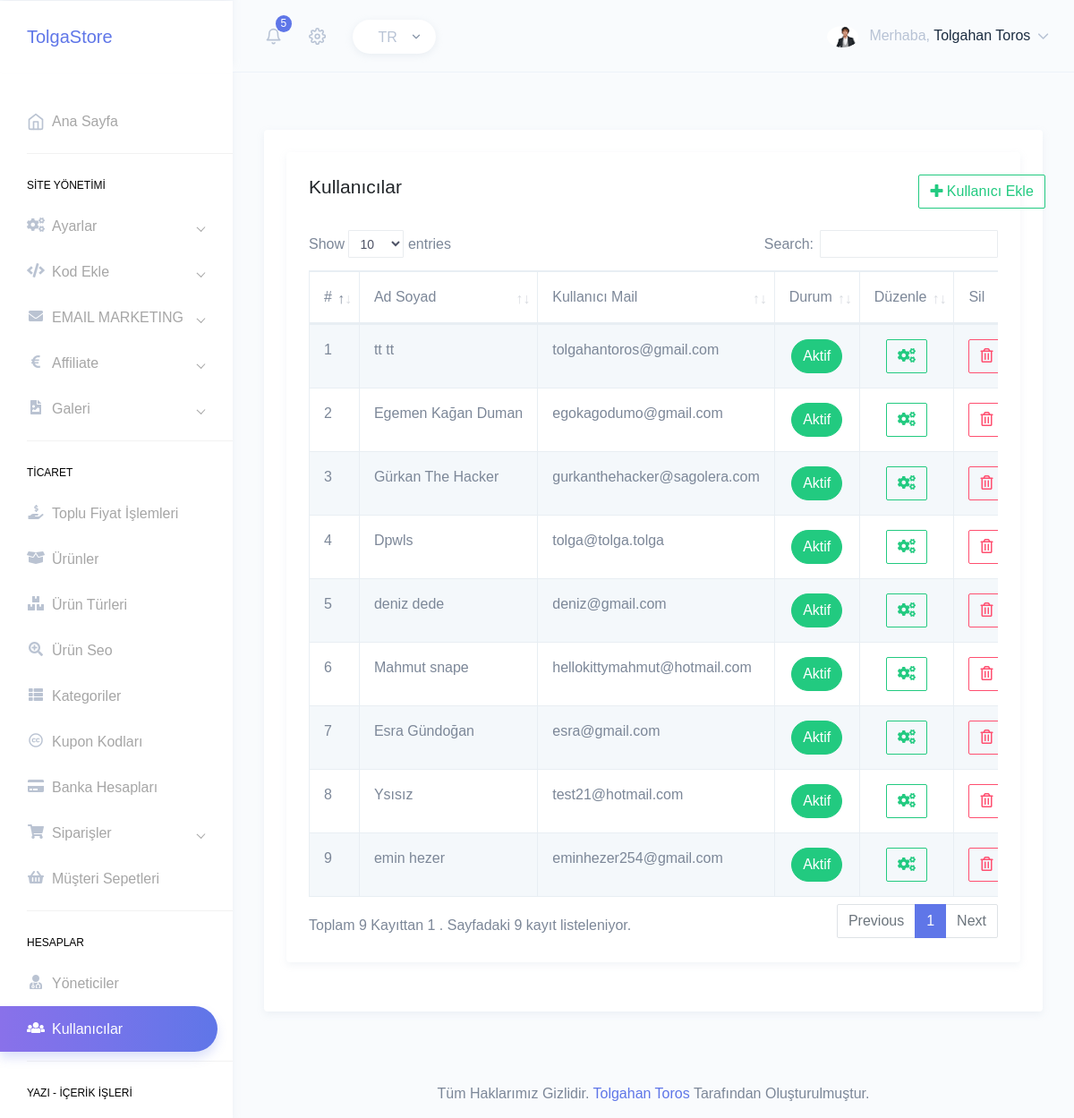
Screenshot of /src/html_/users.php (signed in) with the database file from the repository.
### tables this page shows
CREATE TABLE `users` (
  `users_id` int(11) NOT NULL,
  `users_namesurname` varchar(50) NOT NULL,
  `users_file` varchar(50) NOT NULL,
  `users_mail` varchar(250) NOT NULL,
  `users_phone` varchar(250) NOT NULL,
  `users_gender` enum('kadin','erkek','unisex') NOT NULL,
  `users_address` varchar(1000) NOT NULL,
  `users_birth` date NOT NULL,
  `users_membership` datetime NOT NULL DEFAULT current_timestamp(),
  `users_pass` varchar(50) NOT NULL,
  `users_mail_status` varchar(255) NOT NULL,
  `users_status` enum('0','1') NOT NULL DEFAULT '1'
);

### src/netting/class.crud.php (called while the page is built, shortened)
<?php
class crud{
	public $db;
	private $dbhost=DBHOST;
	private $dbuser=DBUSER;
	private $dbpass=DBPWD;
	private $dbname=DBNAME;
	function __construct(){
		try {
			$this->db=new PDO('mysql:host='.$this->dbhost.';dbname='.$this->dbname.';charset=utf8',$this->dbuser,$this->dbpass);
		} catch (Exception $e) {
			die("Veritabanı Bağlantısı Başarısız: ".$e->getMessage());
		}
	}
public function read($table,$options=[]){
	try {
		if (isset($options['columns_name']) && empty($options['limit'])) {
			$stmt=$this->db->prepare("SELECT * FROM $table ORDER BY {$options['columns_name']} {$options['columns_sort']}");
		}elseif(isset($options['columns_name']) && isset($options['limit'])){
			$stmt=$this->db->prepare("SELECT * FROM $table ORDER BY {$options['columns_name']} {$options['columns_sort']} LIMIT {$options['limit']}");
		}else{
			$stmt=$this->db->prepare("SELECT * FROM $table");
		}
		$stmt->execute();
		return $stmt;
	} catch (Exception $e) {
		return ['status' => FALSE,'error' => $e->getMessage()];
	}
}
}
?>

### src/html_/users.php (the view, shortened to what this page needs)
<!DOCTYPE html>
<html dir="ltr" lang="en">
<head>
    <link href="../assets/extra-libs/c3/c3.min.css" rel="stylesheet">
    <link href="../assets/libs/chartist/dist/chartist.min.css" rel="stylesheet">
    <link href="../assets/extra-libs/jvector/jquery-jvectormap-2.0.2.css" rel="stylesheet" />
    <link href="../dist/css/style.min.css" rel="stylesheet">
    <link href="../assets/extra-libs/datatables.net-bs4/css/dataTables.bootstrap4.css" rel="stylesheet">
</head>
<body>
    <div id="main-wrapper" data-theme="light" data-layout="vertical" data-navbarbg="skin6" data-sidebartype="full"
    data-sidebar-position="fixed" data-header-position="fixed" data-boxed-layout="full">
    <?php require_once 'header.php'; ?>
    <?php require_once 'sidebar.php'; ?>
    <div class="page-wrapper">
        <div class="page-breadcrumb">
        </div>
        <div class="container-fluid">
            <div class="row">
                <div class="col-12">
                    <div class="card">
                        <div class="card-body">
                            <div class="row">
                                <div class="col-12">
                                    <div class="card">
                                        <div class="card-body">
                                            <div class="d-flex align-items-center mb-4">
                                                <h3 class="card-title">Kullanıcılar</h3>
                                                <div style="position: relative;top: 3%;left: 75%;">
                                                    <a  data-toggle="collapse" href="#userekle"
                                                    aria-expanded="false" aria-controls="userekle">
                                                    <button type="button" class="btn btn-outline-success"><i
                                                        class="fa fa-plus"></i> Kullanıcı Ekle</button>
                                                    </a>
                                                </div>
                                            </div>
                                        <div class="table-responsive">
                                            <table id="zero_config" class="table table-striped table-bordered no-wrap">
                                                <thead>
                                                    <tr>
                                                        <th>#</th>
                                                        <th>Ad Soyad</th>
                                                        <th>Kullanıcı Mail</th>
                                                        <th>Durum</th>
                                                        <th>Düzenle</th>
                                                        <th>Sil</th>
                                                    </tr>
                                                </thead>
                                                <tbody>
                                                    <?php
                                                    $usercek=$db->read("users");
                                                    while ($satir=$usercek->fetch(PDO::FETCH_ASSOC)) {
                                                        ?>
                                                        <tr>
                                                            <td><?php echo ++$say; ?></td>
                                                            <td><?php echo $satir['users_namesurname']; ?></td>
                                                            <td><?php echo $satir['users_mail']; ?></td>
                                                            <td align="center">
                                                                <?php
                                                                if ($satir['users_status']==1) {
                                                                    ?>
                                                                    <button type="button" class="btn btn-success btn-rounded">Aktif</button>
                                                                    <?php
                                                                }else{
                                                                   ?>
                                                                   <button type="button" class="btn btn-danger btn-rounded">Pasif</button>
                                                                   <?php } ?>
                                                               </td>
                                                               <td align="center"><a  data-toggle="collapse" href="#duzenle<?php echo $say?>"
                                                                aria-expanded="false" aria-controls="duzenle<?php echo $say?>">
                                                                <button type="button" class="btn btn-outline-success" data-toggle="modal"
                                                                data-target="#duzenle<?php echo $say ?>"><i class="fas fa-cogs"></i></button>
                                                            </a>
                                                    </td>
                                                    <td align="center"><a class="btn btn-outline-danger" href="?user_sil=True&users_id=<?php echo $satir['users_id'];
                                                                if(!empty($satir['users_file'])){
                                                                    echo "&delete_file=".rand(1000,9999).base64_encode($satir['users_file']);
                                                                } ?>">
                                                                <i class="far fa-trash-alt"></i></a>
                                                            </td>
                                                </tr>
                                                <?php } ?>
                                            </tbody>
                                        </table>
                                    </div>
                                </div>
                            </div>
                        </div>
                    </div>
                </div>
            </div>
        </div>
    </div>
</div>
<?php require_once 'footer.php'; ?>
</div>
</div>
</body>
</html>

### rows the page displays
users: users_namesurname "tt tt", users_mail "tolgahantoros@gmail.com", users_status "Aktif"
users: users_namesurname "Egemen Kağan Duman", users_mail "egokagodumo@gmail.com", users_status "Aktif"
users: users_namesurname "Gürkan The Hacker", users_mail "gurkanthehacker@sagolera.com", users_status "Aktif"
users: users_namesurname "Dpwls", users_mail "tolga@tolga.tolga", users_status "Aktif"
users: users_namesurname "deniz dede", users_mail "deniz@gmail.com", users_status "Aktif"
users: users_namesurname "Mahmut snape", users_mail "hellokittymahmut@hotmail.com", users_status "Aktif"
users: users_namesurname "Esra Gündoğan", users_mail "esra@gmail.com", users_status "Aktif"
users: users_namesurname "Ysısız", users_mail "test21@hotmail.com", users_status "Aktif"
users: users_namesurname "emin hezer", users_mail "eminhezer254@gmail.com", users_status "Aktif"

### other values shown
$_SESSION['admins']['admins_namesurname'] "Tolgahan Toros"
